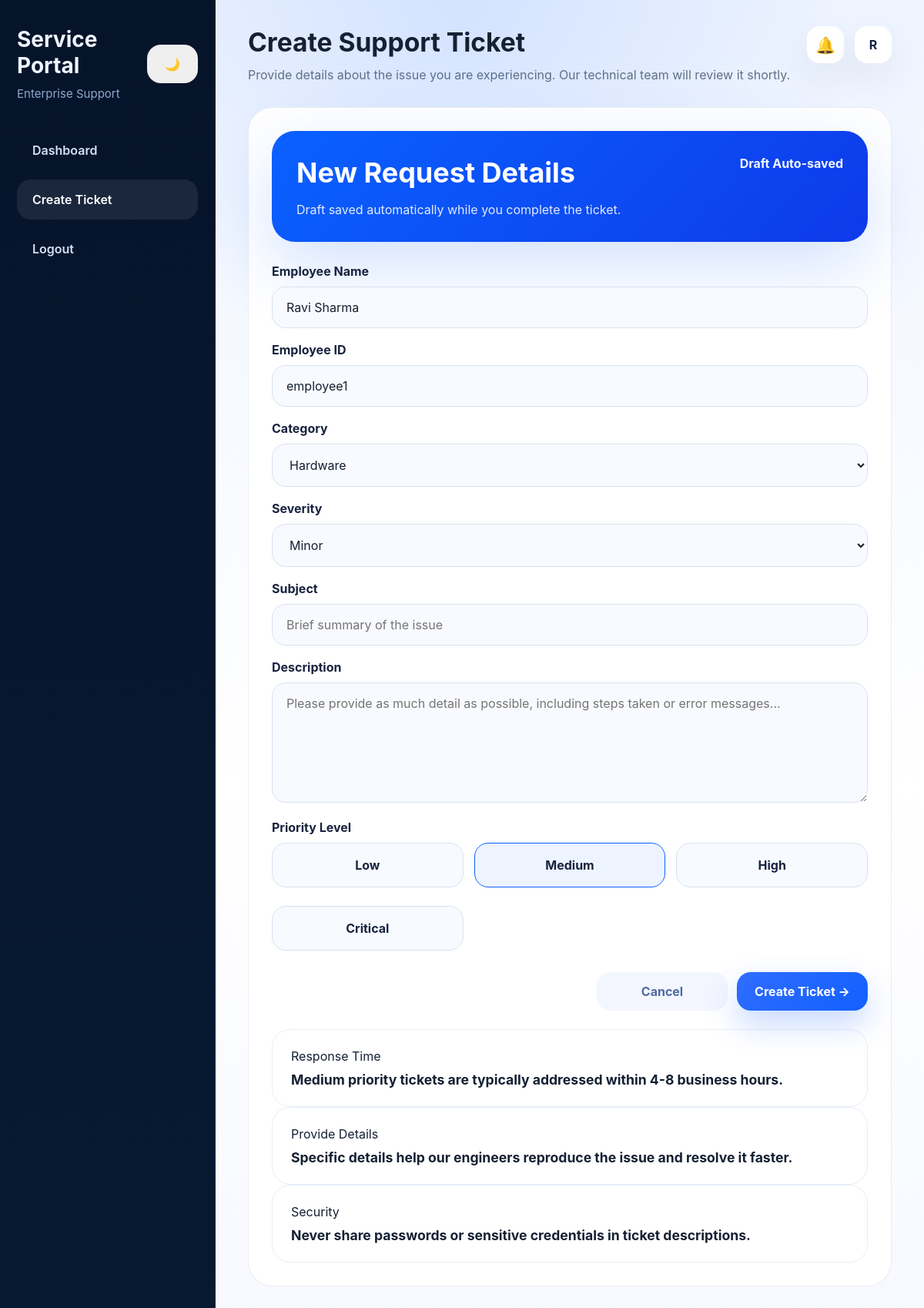
The app's page /employee/raise (signed in) with its own data.
### tables this page shows
CREATE TABLE users (
    id INTEGER PRIMARY KEY AUTOINCREMENT,
    username TEXT NOT NULL UNIQUE,
    password TEXT NOT NULL,
    fullname TEXT NOT NULL,
    role TEXT NOT NULL CHECK(role IN ('employee','it'))
, email TEXT, department TEXT);

### app.py (the view)
        def decorated_view(*args, **kwargs):
            if g.user is None:
                return redirect(url_for('login'))
            if role and g.user['role'] != role:
                flash('Access denied for your role.', 'warning')
                return redirect(url_for(ROLE_ROUTES[g.user['role']]))
            return fn(*args, **kwargs)

### app.py (called while the page is built, shortened)
@app.before_request
def load_logged_in_user():
    user_id = session.get('user_id')
    if user_id is None:
        g.user = None
    else:
        g.user = get_user_by_id(user_id)

def login_required(role=None):
    def wrapper(fn):
        def decorated_view(*args, **kwargs):
            if g.user is None:
                return redirect(url_for('login'))
            if role and g.user['role'] != role:
                flash('Access denied for your role.', 'warning')
                return redirect(url_for(ROLE_ROUTES[g.user['role']]))
            return fn(*args, **kwargs)
        decorated_view.__name__ = fn.__name__
        return decorated_view
    return wrapper

@app.route('/employee/raise', methods=['GET', 'POST'])
@login_required('employee')
def raise_ticket():
    return render_template(
        'raise_ticket.html',
        user=g.user,
        categories=CATEGORIES,
        priorities=PRIORITIES,
        severities=SEVERITIES,
    )

### database/models.py (called while the page is built)
def get_connection():
    conn = sqlite3.connect(DB_PATH)
    conn.row_factory = sqlite3.Row
    return conn

def query_db(query, args=(), one=False):
    conn = get_connection()
    cur = conn.execute(query, args)
    rv = cur.fetchall()
    conn.commit()
    conn.close()
    return (rv[0] if rv else None) if one else rv

def get_user_by_id(user_id):
    return query_db('SELECT * FROM users WHERE id = ?', (user_id,), one=True)

### templates/raise_ticket.html (shortened to what this page needs)
<!DOCTYPE html>
<html lang="en">
<head>
    <link rel="stylesheet" href="{{ url_for('static', filename='css/style.css') }}">
</head>
<body>
    <div class="layout-shell">
        <aside class="sidebar">
            <div class="brand">
                <div style="display:flex; justify-content:space-between; align-items:center; width:100%;">
                    <div>
                        <h2>Service Portal</h2>
                        <span>Enterprise Support</span>
                    </div>
                    <button id="theme-toggle" class="theme-toggle" title="Toggle dark mode">🌙</button>
                </div>
            </div>
            <nav>
                <a href="{{ url_for('employee_dashboard') }}">Dashboard</a>
                <a href="{{ url_for('raise_ticket') }}" class="active">Create Ticket</a>
                <a href="{{ url_for('logout') }}">Logout</a>
            </nav>
        </aside>
        <main class="content">
            <div class="header-top">
                <div class="topbar-left">
                    <h1>Create Support Ticket</h1>
                    <p>Provide details about the issue you are experiencing. Our technical team will review it shortly.</p>
                </div>
                <div class="topbar-actions">
                    <div class="user-row">
                        <div class="notification-menu-wrapper">
                            <button class="notification-pill notification-toggle" id="notification-btn" title="View notifications">🔔</button>
                        </div>
                        <div class="profile-menu-wrapper">
                            <button class="avatar-pill profile-toggle" title="View profile">{{ user['fullname'][0]|upper }}</button>
                        </div>
                    </div>
                </div>
            </div>
            <section class="panel">
                <div class="hero-panel">
                    <div style="display:flex; justify-content:space-between; gap:18px; flex-wrap:wrap;">
                        <div>
                            <h2>New Request Details</h2>
                            <p>Draft saved automatically while you complete the ticket.</p>
                        </div>
                        <span style="font-weight:700; color:rgba(255,255,255,0.95);">Draft Auto-saved</span>
                    </div>
                </div>
                <form method="post" class="form-grid">
                    <div class="full-width">
                        <label>Employee Name</label>
                        <input type="text" value="{{ user['fullname'] }}" readonly>
                    </div>
                    <div>
                        <label>Employee ID</label>
                        <input type="text" value="{{ user['username'] }}" readonly>
                    </div>
                    <div>
                        <label>Category</label>
                        <select name="category" required>
                            {% for category in categories %}
                                <option value="{{ category }}">{{ category }}</option>
                            {% endfor %}
                        </select>
                    </div>
                    <div>
                        <label>Severity</label>
                        <select name="severity" required>
                            {% for severity in severities %}
                                <option value="{{ severity }}" {% if severity == 'Minor' %}selected{% endif %}>{{ severity }}</option>
                            {% endfor %}
                        </select>
                    </div>
                    <div class="full-width">
                        <label>Subject</label>
                        <input type="text" name="title" required placeholder="Brief summary of the issue">
                    </div>
                    <div class="full-width">
                        <label>Description</label>
                        <textarea name="description" required placeholder="Please provide as much detail as possible, including steps taken or error messages..."></textarea>
                    </div>
                    <div class="full-width">
                        <label>Priority Level</label>
                        <div class="priority-options">
                            {% for option in priorities %}
                                <label for="priority-{{ option }}"><span>{{ option }}</span></label>
                            {% endfor %}
                        </div>
                    </div>
                    <div class="form-controls full-width">
                        <a href="{{ url_for('employee_dashboard') }}" class="button button-tertiary">Cancel</a>
                        <button type="submit" class="button button-primary">Create Ticket →</button>
                    </div>
                </form>
                <div class="info-grid">
                    <div class="info-card">
                        <span>Response Time</span>
                        <strong>Medium priority tickets are typically addressed within 4-8 business hours.</strong>
                    </div>
                    <div class="info-card">
                        <span>Provide Details</span>
                        <strong>Specific details help our engineers reproduce the issue and resolve it faster.</strong>
                    </div>
                    <div class="info-card">
                        <span>Security</span>
                        <strong>Never share passwords or sensitive credentials in ticket descriptions.</strong>
                    </div>
                </div>
            </section>
        </main>
    </div>
</body>
</html>

### records on screen
users: fullname "R", fullname "Ravi Sharma", username "employee1"

### other values on screen
{{ option }} "Low" "Medium" "High" "Critical"
form field category "Hardware"
form field severity "Minor"
